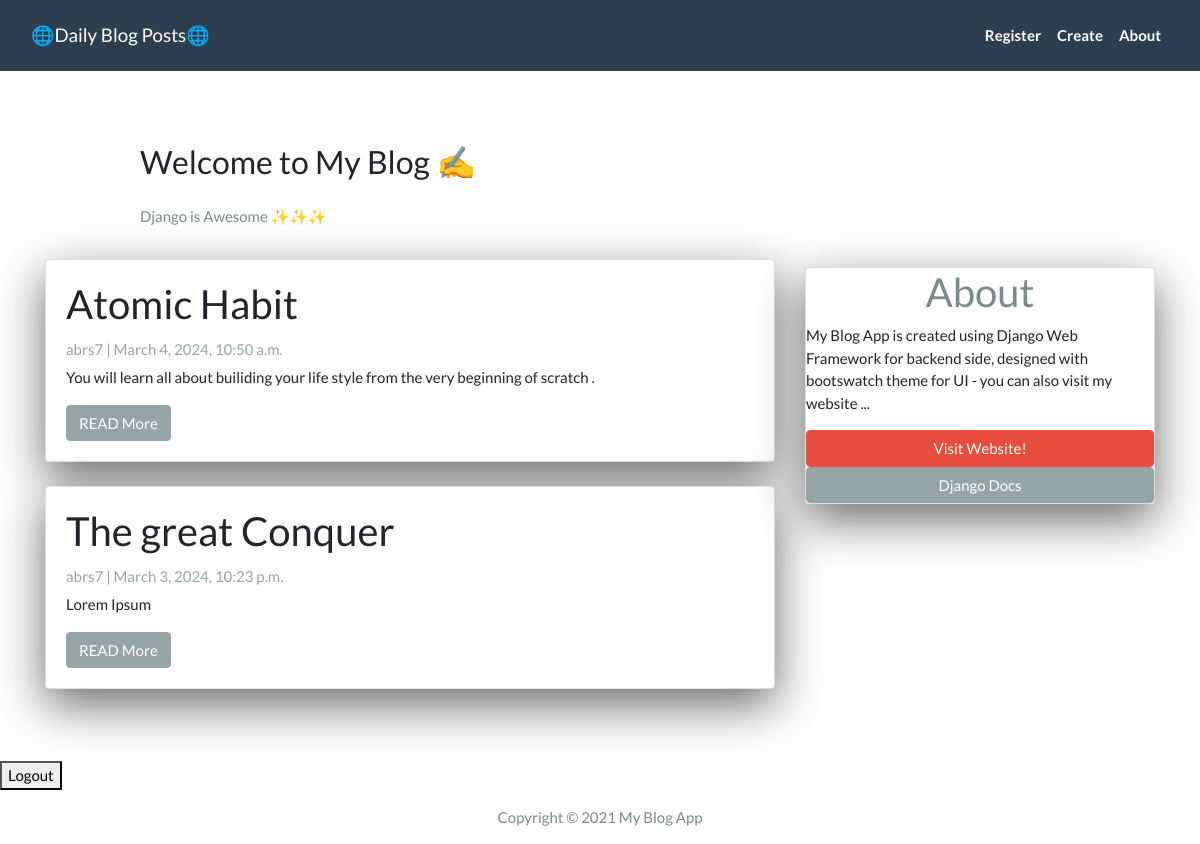
Page /app/ on the earlier database version.
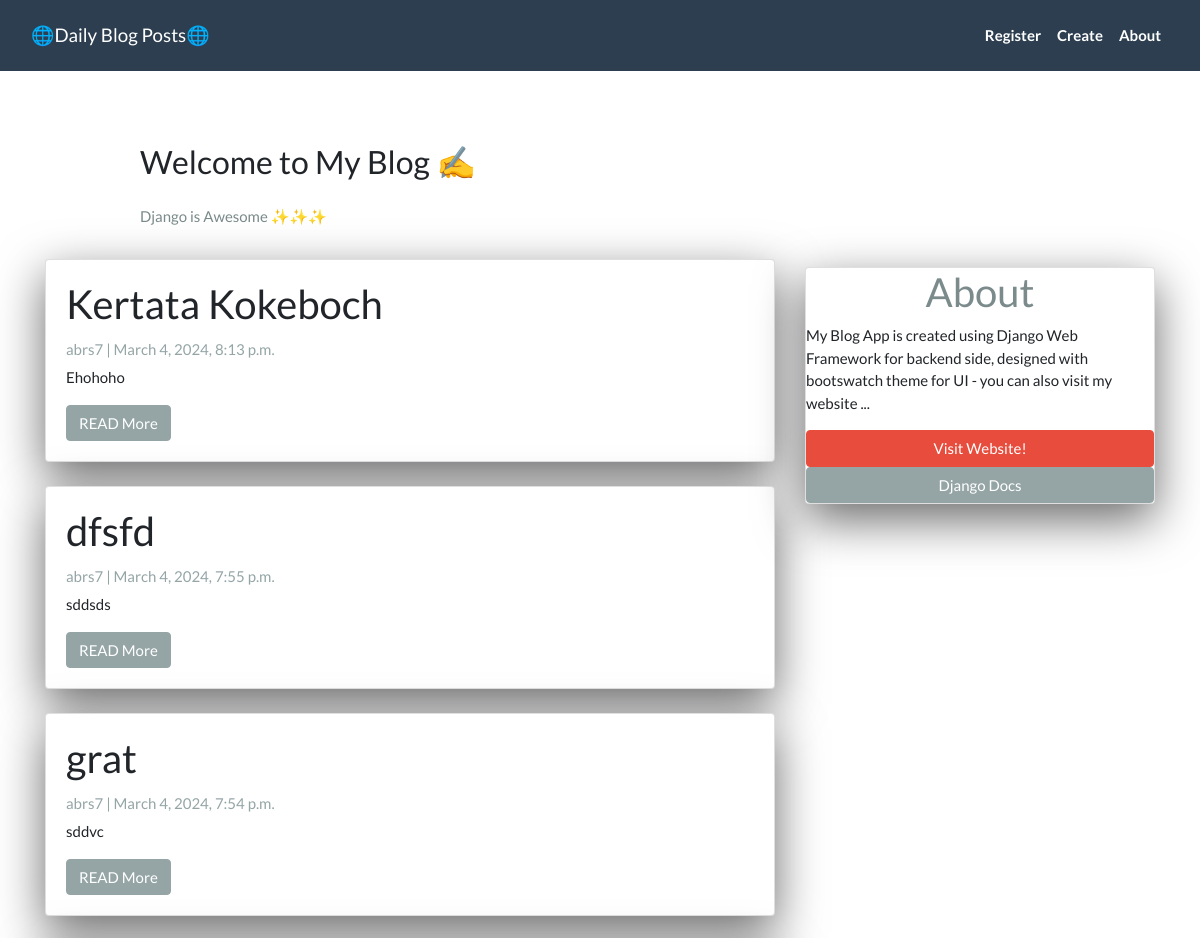
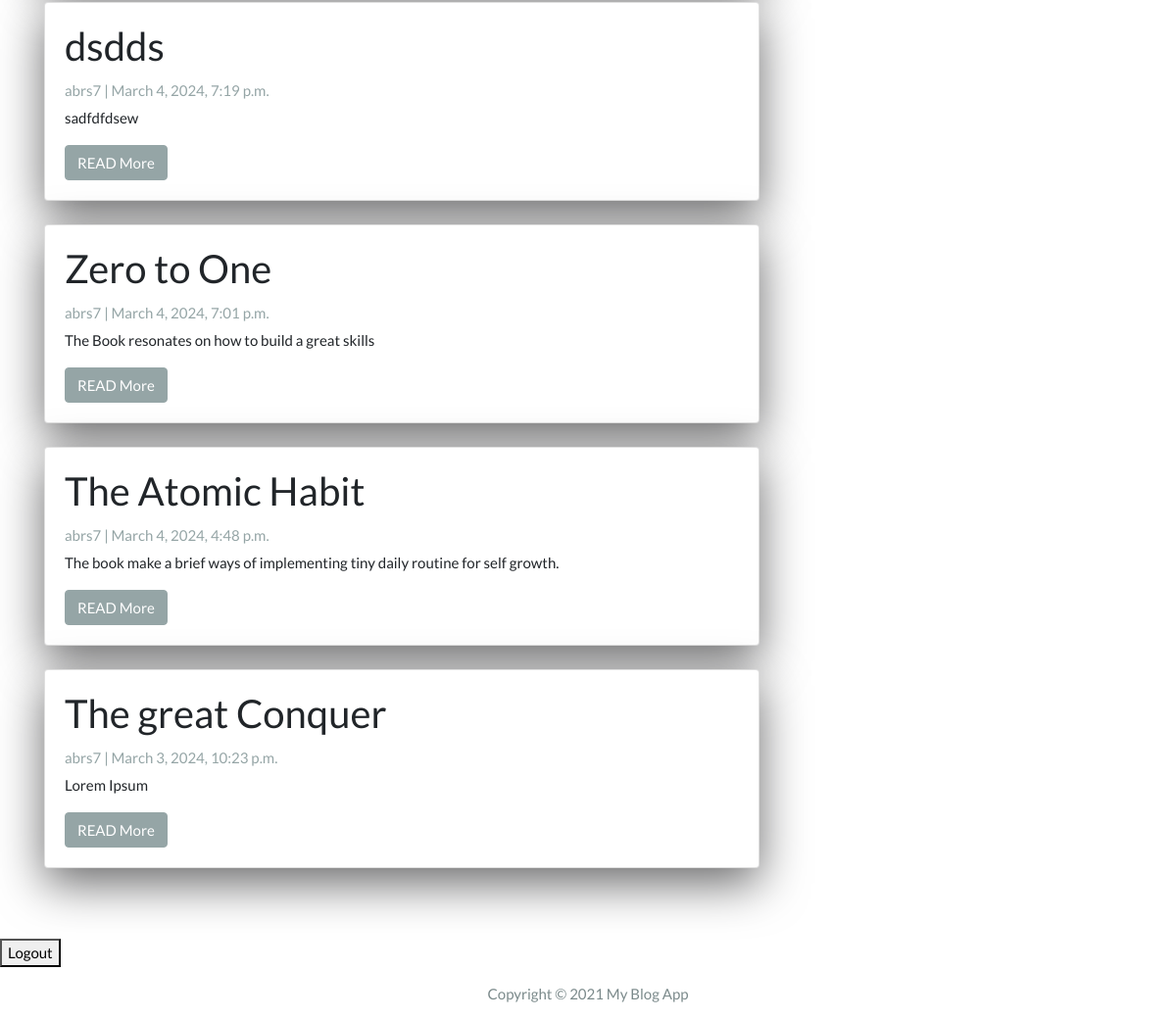
Same page on the later database version (2 pictures, top to bottom).
### app/models.py (models this page shows, shortened)
class Post(models.Model):
    title = models.CharField(max_length =256, unique=True)
    slug = models.SlugField(max_length=256, unique=True )
    author = models.ForeignKey(User, on_delete=models.CASCADE, related_name='blog_posts')
    created_on = models.DateTimeField(auto_now_add = True)
    updated_on = models.DateTimeField(auto_now = True)
    content = models.TextField()
    status = models.IntegerField(choices = STATUS, default= 0)
    class Meta():
        ordering = ['-created_on']

### app/views.py (the view)
# urls.py: path('', views.PostList.as_view(), name = 'post_list'),
class PostList(ListView):
    queryset = Post.objects.filter(status=1).order_by('-created_on')
    template_name = 'index.html'

### templates/index.html (shortened to what this page needs)
{% extends "base.html" %}
{% block content %}
<header class="masthead">
  <div class="container">
    <div class="row">
      <div class=" col-md-8 col-md-10 mx-auto">
        <div class="site-heading">
          <h3 class=" site-heading my-4 mt-3 text-black"> Welcome to My Blog ✍️ </h3>
          <p class="text-dark">Django is Awesome ✨✨✨ </p>
        </div>
      </div>
    </div>
  </div>
</header>
<div class="container">
  <div class="row">
    <div class="col-md-8 mt-3 left">
      {% for post in post_list %}
      <div class="card mb-4">
        <div class="card-body">
          <h2 class="card-title">{{ post.title }}</h2>
          <p class="card-text text-muted h6">{{ post.author }} | {{ post.created_on}} </p>
          <p class="card-text">{{post.content|slice:":200"}} </p>
          <a href="{% url 'post_detail' post.slug  %}">
        <button class="btn btn-secondary">READ More</button>
    </a>
        </div>
      </div>
      {% endfor %}
    </div>
   {% block sidebar %}
   {% include 'sidebar.html'%}
   {% endblock sidebar%}
  </div>
</div>
{%endblock%}

### templates/base.html (shortened to what this page needs)
<!DOCTYPE html>
<html>
<head>
  <link rel="stylesheet" href="https://stackpath.bootstrapcdn.com/bootswatch/4.5.2/flatly/bootstrap.min.css">
</head>
<body>
  <nav class="navbar navbar-expand-lg navbar-dark bg-primary" id="mainNav">
    <div class="container-fluid">
      <a class="navbar-brand" href="{% url 'post_list' %}">🌐Daily Blog Posts🌐</a>
      <div class="collapse navbar-collapse" id="navbarResponsive">
        <ul class="navbar-nav ml-auto">
          <li class="nav-item text-black">
            <a class="nav-link text-black font-weight-bold" href="{% url 'signup' %}">Register</a>
          </li>
          <li class="nav-item text-black">
            <a class="nav-link text-black font-weight-bold" href="{% url 'create_post' %}">Create</a>
          </li>
          <li class="nav-item text-black">
            <a class="nav-link text-black font-weight-bold" href="#">About</a>
          </li>
        </ul>
      </div>
    </div>
  </nav>
  <div class="my-5 ">
  {% block content %}{% endblock content %}
</div>
<form action="{% url 'logout' %}" method="post">
  <button type="submit">Logout</button>
</form>
  <footer class="py-3 bg-grey">
    <p class="m-0 text-dark text-center ">Copyright &copy; 2021 My Blog App </p>
  </footer>
</body>
</html>

### templates/sidebar.html (shortened to what this page needs)
{% block sidebar%}
<div class="col-md-4 float-right">
<div class=" card my-4">
<h2 class="text-center text-dark red">About </h2>
<p class="card-text"> My Blog App is created using Django Web Framework for backend side, designed with bootswatch
    theme for UI - you can also visit my website ... </p>
    <a href="https://bekbrace.com" class="btn btn-danger">Visit Website!</a>
    <a href="https://docs.djangoproject.com/en/3.1/" class="btn btn-secondary">Django Docs</a>
</div>
</div>
{% endblock sidebar %}

### templates/sidebar.html (style rules this page uses)
.card { box-shadow: 0 16px 48px #6a6a6b; }

Differences in the rows shown:
removed Post: title "Atomic Habit", author "abrs7", created_on "March 4, 2024, 10:50 a.m.", content "You will learn all about builiding your life style from the very beginning of scratch ."
added Post: title "Kertata Kokeboch", author "abrs7", created_on "March 4, 2024, 8:13 p.m.", content "Ehohoho"
added Post: title "dfsfd", author "abrs7", created_on "March 4, 2024, 7:55 p.m.", content "sddsds"
added Post: title "grat", author "abrs7", created_on "March 4, 2024, 7:54 p.m.", content "sddvc"
added Post: title "dsdds", author "abrs7", created_on "March 4, 2024, 7:19 p.m.", content "sadfdfdsew"
added Post: title "Zero to One", author "abrs7", created_on "March 4, 2024, 7:01 p.m.", content "The Book resonates on how to build a great skills"
added Post: title "The Atomic Habit", author "abrs7", created_on "March 4, 2024, 4:48 p.m.", content "The book make a brief ways of implementing tiny daily routine for self growth."
